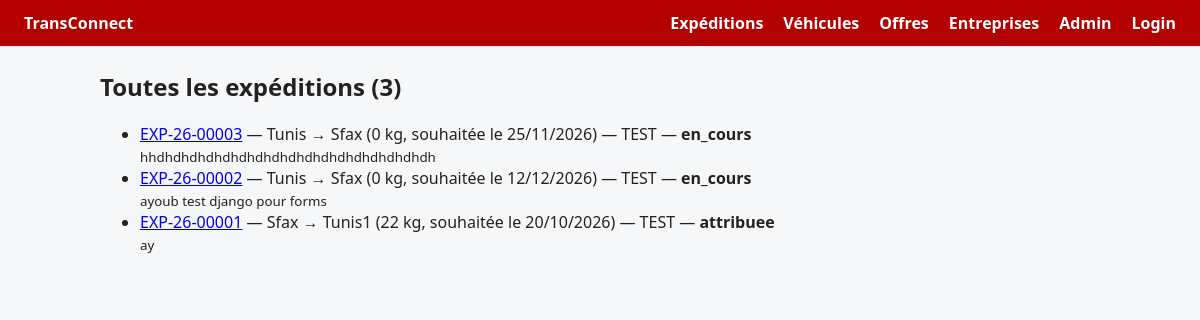
The app's page /expeditions/expedition_list/ with its own data.
### ExpeditionsApp/models.py (models this page shows, shortened)
class Expedition(models.Model):
    reference = models.CharField(
        max_length=20,
        unique=True,
        editable=False,
        validators=[
            RegexValidator(
                regex=r"^EXP-\d{2}-\d{5}$",
                message="La reference doit suivre le format EXP-AA-NNNNN.",
            )
        ],
    )
    ville_depart = models.CharField()
    ville_arrivee = models.CharField()
    poids_kg = models.DecimalField(
        max_digits=10,
        decimal_places=2,
        validators=[MinValueValidator(Decimal("0.01"))],
    )
    date_souhaitee = models.DateField()
    description = models.TextField()
    statut = models.CharField(
        max_length=30,
        choices=[
            ("publiee", "publiee"),
            ("attribuee", "attribuee"),
            ("en_cours", "en_cours"),
            ("livree", "livree"),
            ("annulee", "annulee"),
        ],
        default="publiee",
    )
    created_at = models.DateTimeField(auto_now_add=True)
    updated_at = models.DateTimeField(auto_now=True)
    entreprise = models.ForeignKey(
        Entreprise,
        on_delete=models.CASCADE,
        related_name="expedition",
        limit_choices_to={"type_entreprise": "chargeur"},
    )
    class Meta:
        constraints = [
            models.CheckConstraint(
                condition=models.Q(poids_kg__gt=0),
                name="expedition_poids_kg_positif",
            )
        ]

### EntreprisesApp/models.py (models this page shows, shortened)
class Entreprise(models.Model):
    raison_sociale = models.CharField()
    matricule_fiscal = models.CharField(
        max_length=17,
        unique=True,
        validators=[
            RegexValidator(
                regex=r"^\d{7}[/ -]?[A-Za-z][/ -]?[ABDNPEabdnpe][/ -]?[MPCNEmpcne][/ -]?\d{3}$",
                message="Matricule fiscal invalide (ex. 1234567AAM000 ou 1234567/A/A/M/000).",
            )
        ],
    )
    type_entreprise = models.CharField(
        choices=[
            ("chargeur", "chargeur"),
            ("transporteur", "transporteur"),
        ]
    )
    adresse = models.TextField(validators=[MinLengthValidator(20)])
    created_at = models.DateTimeField(auto_now_add=True)
    updated_at = models.DateTimeField(auto_now=True)
    gerant = models.OneToOneField(
        settings.AUTH_USER_MODEL,
        on_delete=models.CASCADE,
        related_name="entreprise",
    )

### ExpeditionsApp/views.py (the view)
# urls.py: path('expedition_list/', Expedition_list.as_view(), name='expedition_list'),
class Expedition_list(ListView):
    model = Expedition
    template_name = "expeditions/liste.html"
    context_object_name = "expeditions"
    extra_context = {"titre": "Toutes les expéditions"}
    def get_queryset(self):
        return (
            Expedition.objects
            .select_related("entreprise")
            .order_by("-created_at")
        )

### ExpeditionsApp/templates/expeditions/liste.html (shortened to what this page needs)
{% extends "base.html" %}
{% block content %}
<h2>{{ titre|default:"Expéditions publiées" }} ({{ expeditions|length }})</h2>
<ul>
    {% for expedition in expeditions %}
    <li>
        <a href="{% url 'expedition_detail' expedition.pk %}">{{ expedition.reference }}</a>
        — {{ expedition.ville_depart|title }} → {{ expedition.ville_arrivee|title }}
        ({{ expedition.poids_kg|floatformat:0 }} kg,
        souhaitée le {{ expedition.date_souhaitee|date:"d/m/Y" }})
        — {{ expedition.entreprise.raison_sociale|upper }}
        — <strong>{{ expedition.get_statut_display }}</strong>
        <br>
        <small>{{ expedition.description|default:"Aucune description fournie."|truncatewords:15 }}</small>
    </li>
    {% empty %}
    <li>Aucune expédition disponible pour le moment.</li>
    {% endfor %}
</ul>
{% endblock %}

### templates/base.html (style rules this page uses)
body { font-family: system-ui, sans-serif; margin: 0; background: #f6f7f9; color: #222; }

### records on screen
Expedition: reference "EXP-26-00003", ville_depart "Tunis", ville_arrivee "Sfax", poids_kg "0", date_souhaitee "25/11/2026", entreprise.raison_sociale "TEST", statut "en_cours", description "hhdhdhdhdhdhdhdhdhdhdhdhdhdhdhdhdhdh"
Expedition: reference "EXP-26-00002", ville_depart "Tunis", ville_arrivee "Sfax", poids_kg "0", date_souhaitee "12/12/2026", entreprise.raison_sociale "TEST", statut "en_cours", description "ayoub test django pour forms"
Expedition: reference "EXP-26-00001", ville_depart "Sfax", ville_arrivee "Tunis1", poids_kg "22", date_souhaitee "20/10/2026", entreprise.raison_sociale "TEST", statut "attribuee", description "ay"

### other values on screen
{{ titre|default:"Expéditions publiées" }} "Toutes les expéditions"
{{ expeditions|length }} "3"
